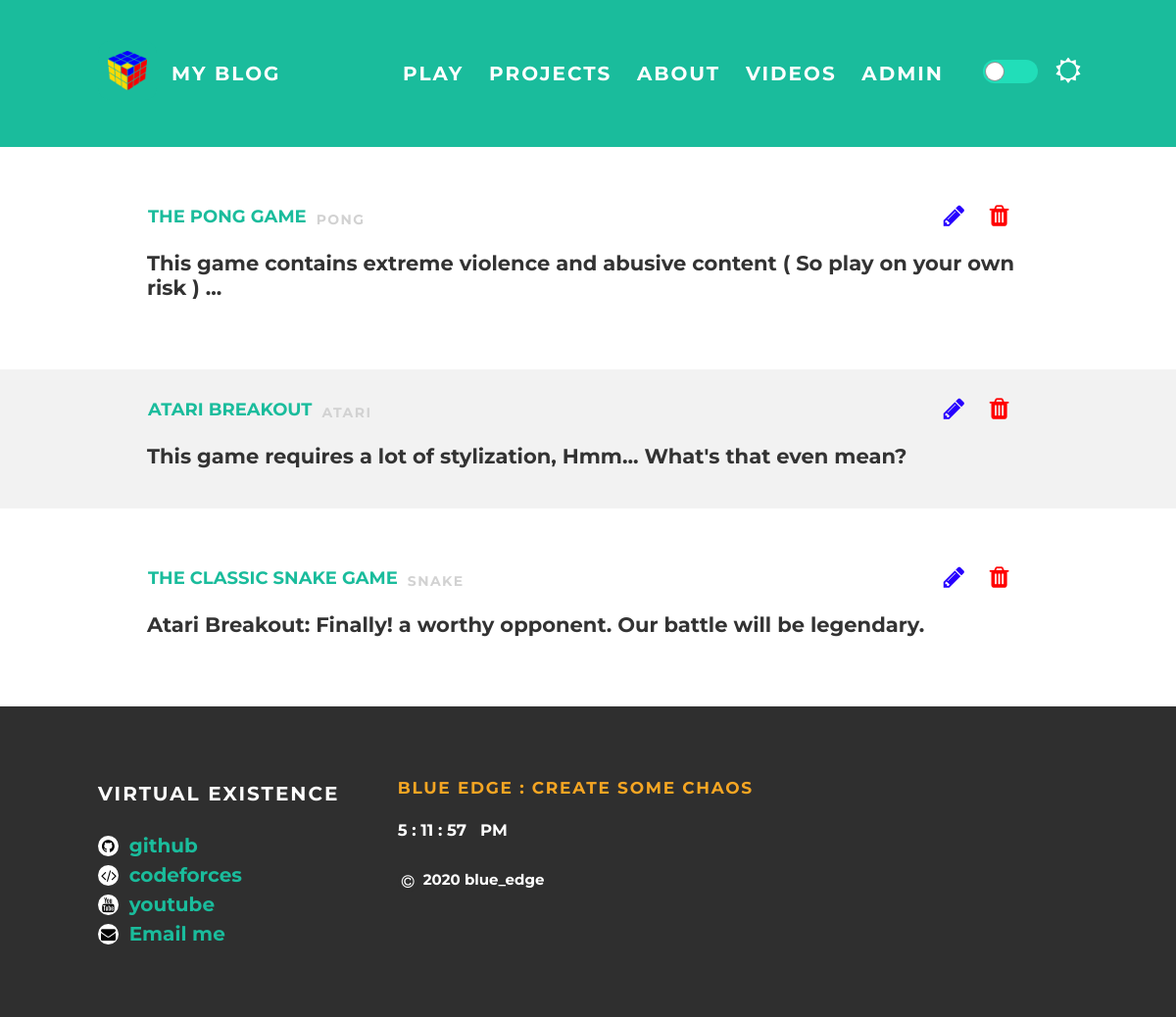
The page /editor on the database as committed earlier.
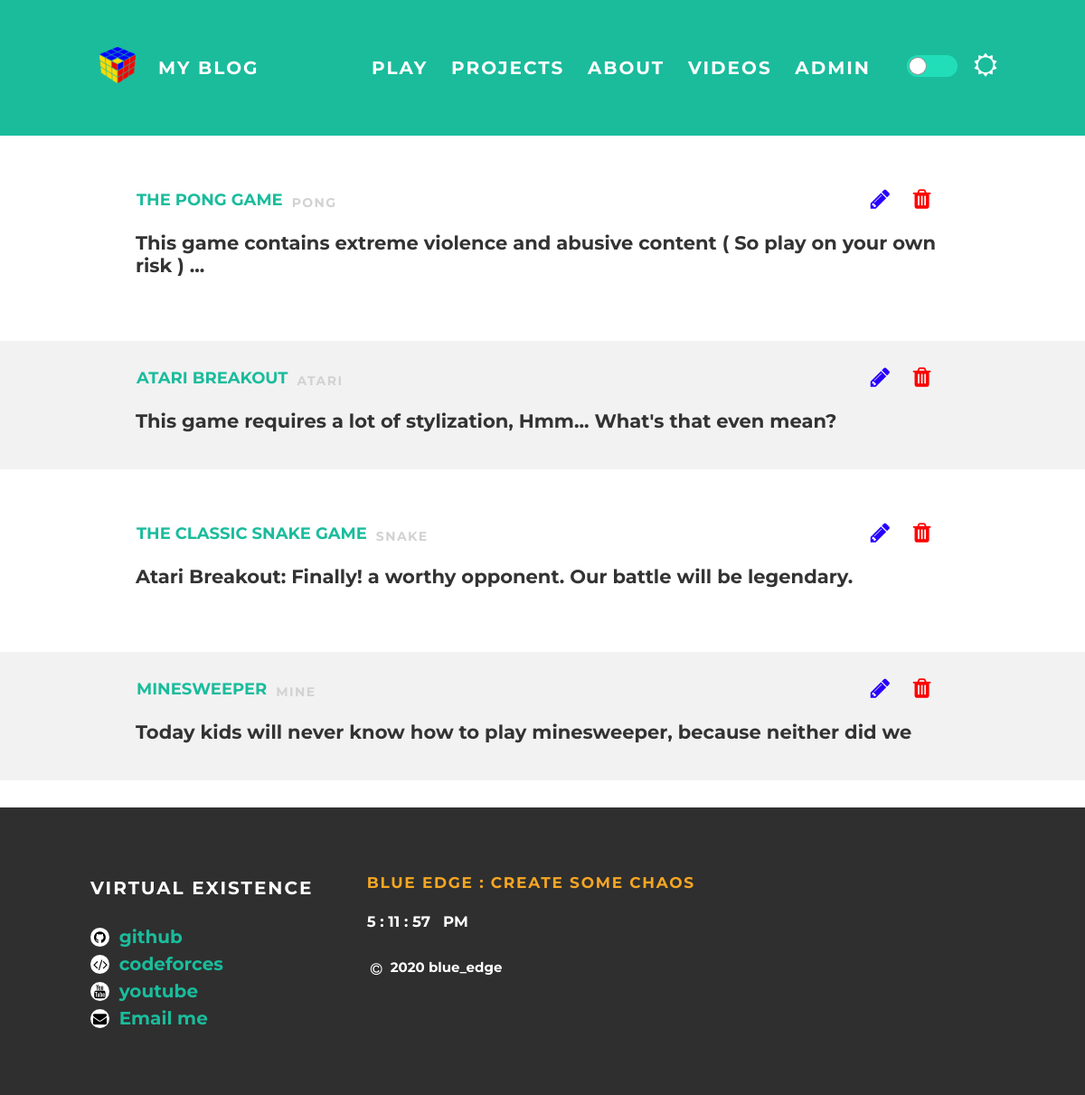
The same page on the database as committed later.
### app.py (models this page shows, shortened)
class Games(db.Model):
    id = db.Column(db.Integer, unique=True, primary_key=True)
    nick = db.Column(db.String(20), nullable=False)
    name = db.Column(db.String(20), nullable=False)
    dis = db.Column(db.String(200), nullable=False)

### app.py (the view)
@app.route('/editor')
def editor():
    games = Games.query.all()
    return render_template('editor.html', games=games)

### templates/editor.html
{%extends "base.html" %}
{%block body%}
<div id="content">
  {% for game in games %}
  <div class="post-container">
    <div class="post" style="padding:20px">
      <div class="post-author" style="float:left;margin:10px;margin-left:-15px;">
        <span style="text-transform: uppercase;">{{game.name}}</span>
      </div>
      <a href="/deletegame/{{game.id}}" type="submit" style="float:right;color:red;" id="icons" class="fa fa-trash" ></a>
      <a href="/editor/{{game.id}}" type="submit" style="float:right;color:#2700ff;" id="icons" class="fa fa-pencil" ></a>
      <p class="post-date" name="nick" style="margin-left:70px">{{game.nick}}</p>
      <h3 class="post-title">{{game.dis}}</h3>
    </div>
  </div>
  {% endfor %}
</div>
{%endblock%}

Rows that differ between the two databases and show on the page:
added Games: name "MINESWEEPER", nick "MINE", dis "Today kids will never know how to play minesweeper, because neither did we"
